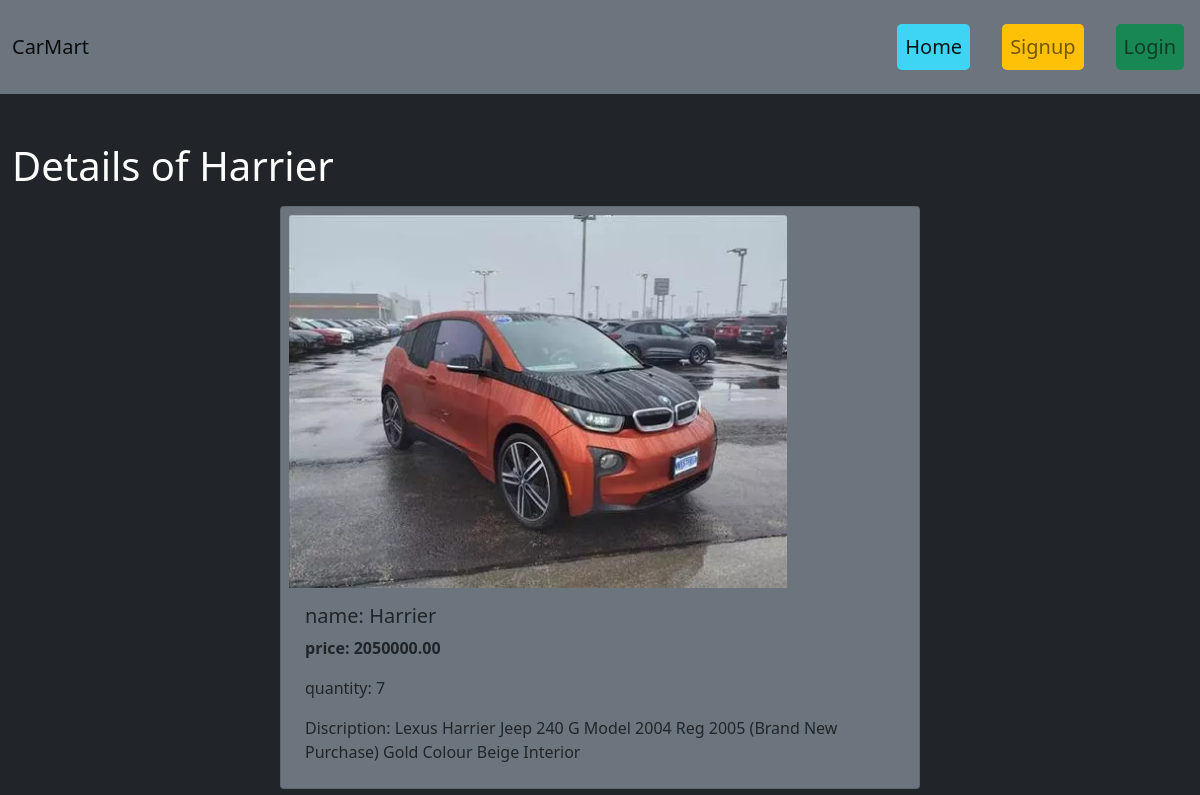
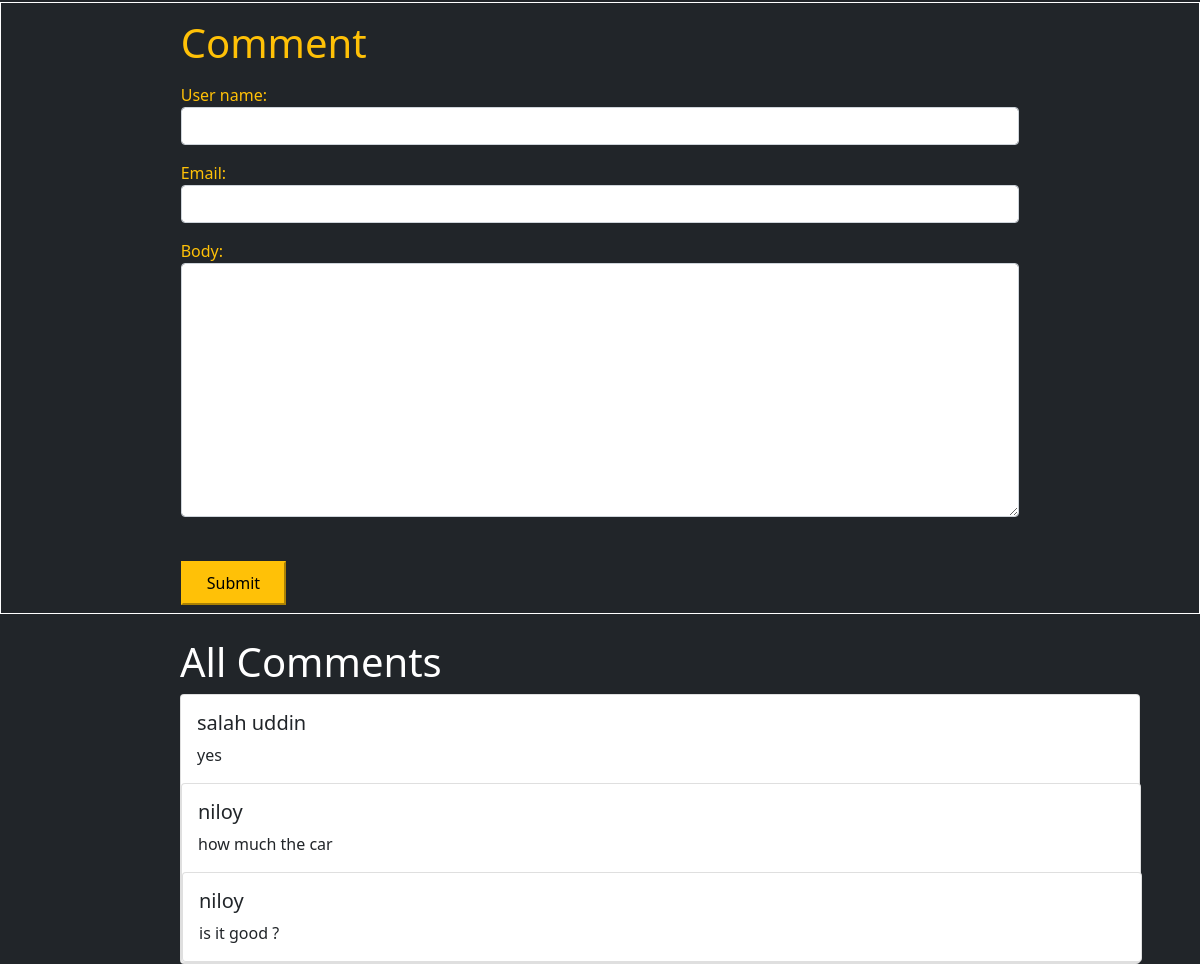
The page /car/details/6 on the database its author committed (2 pictures, top to bottom).
### car/models.py (models this page shows, shortened)
class CarModel(models.Model):
    name=models.CharField(max_length=100)
    description=models.CharField(max_length=200000000)
    quantity=models.IntegerField()
    price= models.DecimalField(max_digits=10, decimal_places=2)
    brand_name=models.ForeignKey(BrandModel,on_delete=models.CASCADE,related_name='CarModel')
    image=models.ImageField(upload_to='image/uploads')

class commnetsModel(models.Model):
    car = models.ForeignKey(CarModel, on_delete=models.CASCADE, related_name='commentsModel')
    user_name=models.CharField(max_length=100)
    email=models.EmailField()
    body=models.TextField()

### car/views.py (the view)
# urls.py: path('details/<int:id>',views.details,name='details'),
def details(request,id):
    car=CarModel.objects.get(pk=id)
    comments=commnetsModel.objects.filter(car=car)
    if request.method =='POST':
        form=commentsForm(request.POST)
        if form.is_valid():
            comment=form.save(commit=False)
            comment.car=car
            comment.save()
            return redirect('details',id=id)
    else:
        form=commentsForm()
    return render(request,'details.html',{'car':car,'form':form,'comments':comments})

### car/forms.py
class commentsForm(forms.ModelForm):
    car=None
    class Meta:
        model=commnetsModel
        exclude=['car',]
        widget={
            'body':forms.Textarea()
        }

### car/templates/details.html (shortened to what this page needs)
{% extends "base.html" %}
{% load static %}
{% load  crispy_forms_tags %}
{% block content %}
   <div class='row mt-5 justify-content-center  m-auto'>
    <h1>Details of {{car.name}}</h1>
   <div class="card  text-dark bg-secondary col-10 m-2 p-2 justify-content-center" style="width: 40rem;">
    <img style='width: 80%;' src="{{car.image.url}}" class="card-img-top" alt="...">
    <div class="card-body">
        <h5>name: {{car.name}}</h5>
        <p> <b>price: {{car.price}}</b></p>
        <p>quantity: {{car.quantity}}</p>
        <p class="card-text">Discription: {{car.description}}</p>
    </div>
  </div>
</div>
<div style='border:1px solid white'>
    <form class='text-warning mt-3' action="" method='post' style='width:70%; margin:auto;'>
        <h1 class='mb-3'>Comment</h1>
        {% for fm in form%}
        {{fm.label_tag}}
        {{fm}}
        {% endfor%}
        <br>
        <button class='btn-warning  mt-1 mb-2 px-4 py-2'>Submit</button>
     </form>
</div>
<div border='1px solid white' class='mt-4' >
    <div style='width: 70%; margin:auto'>
        <h1>All Comments</h1>
        {% for cm in comments %}
        <div class="card text-dark" style="width: 60rem;">
            <div class="card-body">
            <h5>{{cm.user_name}}</h5>
              <p class="card-text">
                {{cm.body}}
            </p>
          </div>
        {% endfor %}
    </div>
</div>
{% endblock content %}

### static/style.css (style rules this page uses)
* { margin: 0px; padding: 0px; }

### rows shown on the page
CarModel: name "Harrier", image (picture), price "2050000.00", quantity "7", description "Lexus Harrier Jeep 240 G Model 2004 Reg 2005 (Brand New Purchase) Gold Colour Beige Interior"
commnetsModel: user_name "salah uddin", body "yes"
commnetsModel: user_name "niloy", body "how much the car"
commnetsModel: user_name "niloy", body "is it good ?"

### other values the page prints
{{ fm.label_tag }} "User name:" "Email:" "Body:"
